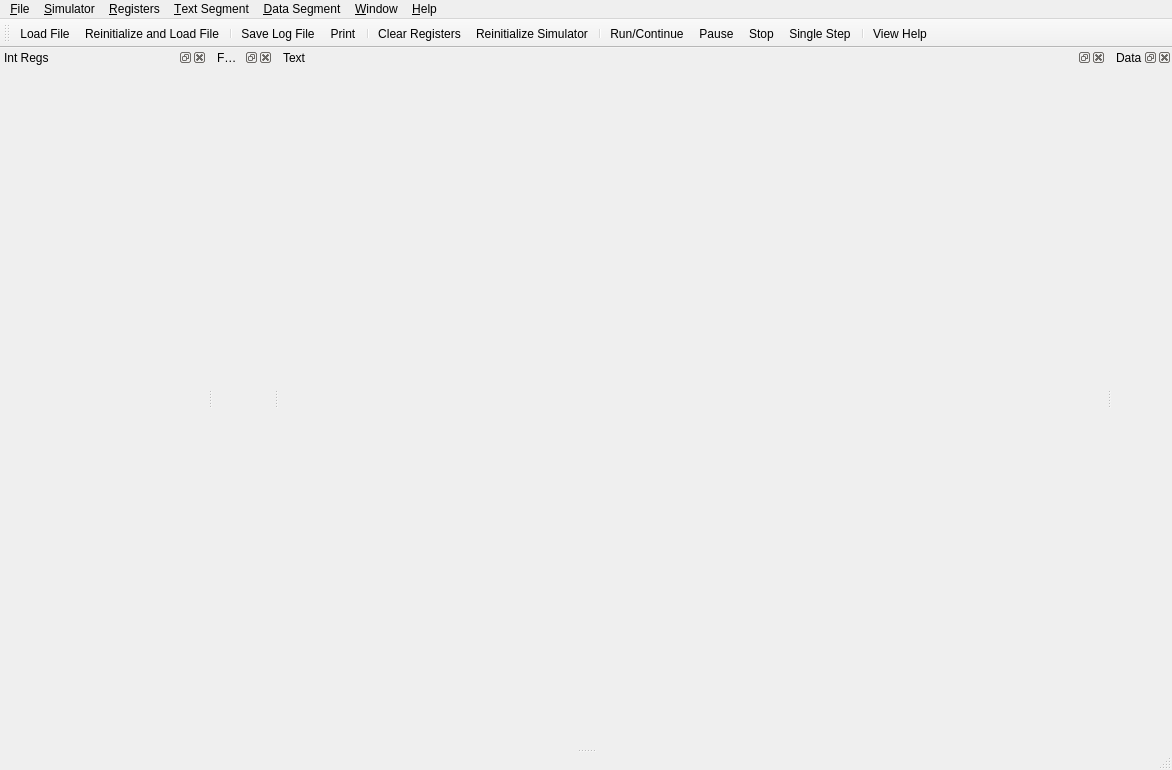
<?xml version="1.0" encoding="UTF-8"?>
<ui version="4.0">
 <class>SpimView</class>
 <widget class="QMainWindow" name="SpimView">
  <property name="geometry">
   <rect>
    <x>0</x>
    <y>0</y>
    <width>1172</width>
    <height>770</height>
   </rect>
  </property>
  <property name="windowTitle">
   <string>QtSpim UTD</string>
  </property>
  <property name="dockOptions">
   <set>QMainWindow::AnimatedDocks|QMainWindow::ForceTabbedDocks|QMainWindow::VerticalTabs</set>
  </property>
  <widget class="QTextEdit" name="centralWidget">
   <property name="undoRedoEnabled">
    <bool>false</bool>
   </property>
   <property name="readOnly">
    <bool>true</bool>
   </property>
  </widget>
  <widget class="QMenuBar" name="menuBar">
   <property name="geometry">
    <rect>
     <x>0</x>
     <y>0</y>
     <width>1172</width>
     <height>21</height>
    </rect>
   </property>
   <widget class="QMenu" name="menu_File">
    <property name="title">
     <string>&amp;File</string>
    </property>
    <widget class="QMenu" name="menuRecent_Files">
     <property name="title">
      <string>Recent Files</string>
     </property>
    </widget>
    <addaction name="action_File_Load"/>
    <addaction name="menuRecent_Files"/>
    <addaction name="action_File_Reload"/>
    <addaction name="separator"/>
    <addaction name="action_File_SaveLog"/>
    <addaction name="separator"/>
    <addaction name="action_File_Print"/>
    <addaction name="separator"/>
    <addaction name="action_File_Exit"/>
   </widget>
   <widget class="QMenu" name="menu_Simulator">
    <property name="title">
     <string>&amp;Simulator</string>
    </property>
    <addaction name="action_Sim_ClearRegisters"/>
    <addaction name="action_Sim_Reinitialize"/>
    <addaction name="separator"/>
    <addaction name="action_Sim_SetRunParameters"/>
    <addaction name="action_Sim_Run"/>
    <addaction name="action_Sim_Pause"/>
    <addaction name="action_Sim_Stop"/>
    <addaction name="action_Sim_SingleStep"/>
    <addaction name="separator"/>
    <addaction name="action_Sim_DisplaySymbols"/>
    <addaction name="separator"/>
    <addaction name="action_Sim_Settings"/>
   </widget>
   <widget class="QMenu" name="menu_Registers">
    <property name="title">
     <string>&amp;Registers</string>
    </property>
    <addaction name="action_Reg_DisplayBinary"/>
    <addaction name="action_Reg_DisplayHex"/>
    <addaction name="action_Reg_DisplayDecimal"/>
   </widget>
   <widget class="QMenu" name="menu_Text_Segment">
    <property name="title">
     <string>&amp;Text Segment</string>
    </property>
    <addaction name="action_Text_DisplayUserText"/>
    <addaction name="action_Text_DisplayKernelText"/>
    <addaction name="separator"/>
    <addaction name="action_Text_DisplayComments"/>
    <addaction name="action_Text_DisplayInstructionValue"/>
   </widget>
   <widget class="QMenu" name="menu_Data_Segment">
    <property name="title">
     <string>&amp;Data Segment</string>
    </property>
    <addaction name="action_Data_DisplayUserData"/>
    <addaction name="action_Data_DisplayUserStack"/>
    <addaction name="action_Data_DisplayKernelData"/>
    <addaction name="separator"/>
    <addaction name="separator"/>
    <addaction name="action_Data_DisplayBinary"/>
    <addaction name="action_Data_DisplayHex"/>
    <addaction name="action_Data_DisplayDecimal"/>
   </widget>
   <widget class="QMenu" name="menu_Window">
    <property name="title">
     <string>&amp;Window</string>
    </property>
    <addaction name="action_Win_IntRegisters"/>
    <addaction name="action_Win_FPRegisters"/>
    <addaction name="action_Win_TextSegment"/>
    <addaction name="action_Win_DataSegment"/>
    <addaction name="action_Win_Console"/>
    <addaction name="separator"/>
    <addaction name="action_Win_Tile"/>
    <addaction name="action_Win_Restore"/>
   </widget>
   <widget class="QMenu" name="menu_Help">
    <property name="title">
     <string>&amp;Help</string>
    </property>
    <addaction name="action_Help_ViewHelp"/>
    <addaction name="action_Help_AboutSPIM"/>
   </widget>
   <addaction name="menu_File"/>
   <addaction name="menu_Simulator"/>
   <addaction name="menu_Registers"/>
   <addaction name="menu_Text_Segment"/>
   <addaction name="menu_Data_Segment"/>
   <addaction name="menu_Window"/>
   <addaction name="menu_Help"/>
  </widget>
  <widget class="QStatusBar" name="statusBar"/>
  <widget class="QDockWidget" name="IntRegDockWidget">
   <property name="allowedAreas">
    <set>Qt::TopDockWidgetArea</set>
   </property>
   <property name="windowTitle">
    <string>Int Regs</string>
   </property>
   <attribute name="dockWidgetArea">
    <number>4</number>
   </attribute>
   <widget class="regTextEdit" name="IntRegTextEdit">
    <property name="minimumSize">
     <size>
      <width>200</width>
      <height>600</height>
     </size>
    </property>
    <property name="undoRedoEnabled" stdset="0">
     <bool>false</bool>
    </property>
    <property name="readOnly" stdset="0">
     <bool>true</bool>
    </property>
   </widget>
  </widget>
  <widget class="QDockWidget" name="FPRegDockWidget">
   <property name="allowedAreas">
    <set>Qt::TopDockWidgetArea</set>
   </property>
   <property name="windowTitle">
    <string>FP Regs</string>
   </property>
   <attribute name="dockWidgetArea">
    <number>4</number>
   </attribute>
   <widget class="regTextEdit" name="FPRegTextEdit">
    <property name="undoRedoEnabled" stdset="0">
     <bool>false</bool>
    </property>
    <property name="readOnly" stdset="0">
     <bool>true</bool>
    </property>
   </widget>
  </widget>
  <widget class="QDockWidget" name="TextSegDockWidget">
   <property name="sizePolicy">
    <sizepolicy hsizetype="Preferred" vsizetype="Preferred">
     <horstretch>0</horstretch>
     <verstretch>0</verstretch>
    </sizepolicy>
   </property>
   <property name="allowedAreas">
    <set>Qt::BottomDockWidgetArea|Qt::TopDockWidgetArea</set>
   </property>
   <property name="windowTitle">
    <string>Text</string>
   </property>
   <attribute name="dockWidgetArea">
    <number>4</number>
   </attribute>
   <widget class="textTextEdit" name="TextSegmentTextEdit">
    <property name="minimumSize">
     <size>
      <width>800</width>
      <height>600</height>
     </size>
    </property>
    <property name="undoRedoEnabled" stdset="0">
     <bool>false</bool>
    </property>
    <property name="readOnly" stdset="0">
     <bool>true</bool>
    </property>
   </widget>
  </widget>
  <widget class="QDockWidget" name="DataSegDockWidget">
   <property name="allowedAreas">
    <set>Qt::TopDockWidgetArea</set>
   </property>
   <property name="windowTitle">
    <string>Data</string>
   </property>
   <attribute name="dockWidgetArea">
    <number>4</number>
   </attribute>
   <widget class="dataTextEdit" name="DataSegmentTextEdit">
    <property name="undoRedoEnabled" stdset="0">
     <bool>false</bool>
    </property>
    <property name="readOnly" stdset="0">
     <bool>true</bool>
    </property>
   </widget>
  </widget>
  <widget class="QToolBar" name="toolBar">
   <property name="windowTitle">
    <string>toolBar</string>
   </property>
   <attribute name="toolBarArea">
    <enum>TopToolBarArea</enum>
   </attribute>
   <attribute name="toolBarBreak">
    <bool>false</bool>
   </attribute>
   <addaction name="action_File_Load"/>
   <addaction name="action_File_Reload"/>
   <addaction name="separator"/>
   <addaction name="action_File_SaveLog"/>
   <addaction name="action_File_Print"/>
   <addaction name="separator"/>
   <addaction name="action_Sim_ClearRegisters"/>
   <addaction name="action_Sim_Reinitialize"/>
   <addaction name="separator"/>
   <addaction name="action_Sim_Run"/>
   <addaction name="action_Sim_Pause"/>
   <addaction name="action_Sim_Stop"/>
   <addaction name="action_Sim_SingleStep"/>
   <addaction name="separator"/>
   <addaction name="action_Help_ViewHelp"/>
  </widget>
  <action name="action_File_Load">
   <property name="icon">
    <iconset resource="windows_images.qrc">
     <normaloff>:/icons/LoadFile.png</normaloff>:/icons/LoadFile.png</iconset>
   </property>
   <property name="text">
    <string>&amp;Load File</string>
   </property>
  </action>
  <action name="action_File_SaveLog">
   <property name="icon">
    <iconset resource="windows_images.qrc">
     <normaloff>:/icons/SaveLog.png</normaloff>:/icons/SaveLog.png</iconset>
   </property>
   <property name="text">
    <string>&amp;Save Log File</string>
   </property>
  </action>
  <action name="action_File_Exit">
   <property name="text">
    <string>&amp;Exit</string>
   </property>
  </action>
  <action name="action_Sim_ClearRegisters">
   <property name="icon">
    <iconset resource="windows_images.qrc">
     <normaloff>:/icons/ClearRegs.png</normaloff>:/icons/ClearRegs.png</iconset>
   </property>
   <property name="text">
    <string>&amp;Clear Registers</string>
   </property>
  </action>
  <action name="action_Sim_Reinitialize">
   <property name="icon">
    <iconset resource="windows_images.qrc">
     <normaloff>:/icons/Reinit.png</normaloff>:/icons/Reinit.png</iconset>
   </property>
   <property name="text">
    <string>Re&amp;initialize Simulator</string>
   </property>
  </action>
  <action name="action_File_Reload">
   <property name="icon">
    <iconset resource="windows_images.qrc">
     <normaloff>:/icons/ReloadFile.png</normaloff>:/icons/ReloadFile.png</iconset>
   </property>
   <property name="text">
    <string>Re&amp;initialize and Load File</string>
   </property>
  </action>
  <action name="action_Sim_SetRunParameters">
   <property name="text">
    <string>Run &amp;Parameters</string>
   </property>
  </action>
  <action name="action_Sim_Run">
   <property name="icon">
    <iconset resource="windows_images.qrc">
     <normaloff>:/icons/Run.png</normaloff>:/icons/Run.png</iconset>
   </property>
   <property name="text">
    <string>&amp;Run/Continue</string>
   </property>
   <property name="shortcut">
    <string>F5</string>
   </property>
  </action>
  <action name="action_Sim_Pause">
   <property name="icon">
    <iconset resource="windows_images.qrc">
     <normaloff>:/icons/Pause.png</normaloff>:/icons/Pause.png</iconset>
   </property>
   <property name="text">
    <string>&amp;Pause</string>
   </property>
  </action>
  <action name="action_Sim_Stop">
   <property name="icon">
    <iconset resource="windows_images.qrc">
     <normaloff>:/icons/Stop.png</normaloff>:/icons/Stop.png</iconset>
   </property>
   <property name="text">
    <string>&amp;Stop</string>
   </property>
   <property name="shortcut">
    <string/>
   </property>
  </action>
  <action name="action_Sim_SingleStep">
   <property name="icon">
    <iconset resource="windows_images.qrc">
     <normaloff>:/icons/SingleStep.png</normaloff>:/icons/SingleStep.png</iconset>
   </property>
   <property name="text">
    <string>&amp;Single Step</string>
   </property>
   <property name="shortcut">
    <string>F10</string>
   </property>
  </action>
  <action name="action_Sim_DisplaySymbols">
   <property name="text">
    <string>&amp;Display Symbols</string>
   </property>
  </action>
  <action name="action_Sim_Settings">
   <property name="icon">
    <iconset resource="windows_images.qrc">
     <normaloff>:/icons/Settings.png</normaloff>:/icons/Settings.png</iconset>
   </property>
   <property name="text">
    <string>Settings</string>
   </property>
  </action>
  <action name="action_Reg_DisplayBinary">
   <property name="checkable">
    <bool>true</bool>
   </property>
   <property name="text">
    <string>Binary</string>
   </property>
  </action>
  <action name="action_Reg_DisplayHex">
   <property name="checkable">
    <bool>true</bool>
   </property>
   <property name="text">
    <string>Hex</string>
   </property>
  </action>
  <action name="action_Reg_DisplayDecimal">
   <property name="checkable">
    <bool>true</bool>
   </property>
   <property name="text">
    <string>Decimal</string>
   </property>
  </action>
  <action name="action_Text_DisplayUserText">
   <property name="checkable">
    <bool>true</bool>
   </property>
   <property name="text">
    <string>User Text</string>
   </property>
  </action>
  <action name="action_Text_DisplayKernelText">
   <property name="checkable">
    <bool>true</bool>
   </property>
   <property name="text">
    <string>Kernel Text</string>
   </property>
  </action>
  <action name="action_Text_DisplayComments">
   <property name="checkable">
    <bool>true</bool>
   </property>
   <property name="text">
    <string>Comments</string>
   </property>
  </action>
  <action name="action_Text_DisplayInstructionValue">
   <property name="checkable">
    <bool>true</bool>
   </property>
   <property name="text">
    <string>Instruction Value</string>
   </property>
  </action>
  <action name="action_Data_DisplayUserData">
   <property name="checkable">
    <bool>true</bool>
   </property>
   <property name="text">
    <string>User Data</string>
   </property>
  </action>
  <action name="action_Data_DisplayUserStack">
   <property name="checkable">
    <bool>true</bool>
   </property>
   <property name="text">
    <string>User Stack</string>
   </property>
  </action>
  <action name="action_Data_DisplayKernelData">
   <property name="checkable">
    <bool>true</bool>
   </property>
   <property name="text">
    <string>Kernel Data</string>
   </property>
  </action>
  <action name="action_Data_DisplayBinary">
   <property name="checkable">
    <bool>true</bool>
   </property>
   <property name="text">
    <string>Binary</string>
   </property>
  </action>
  <action name="action_Data_DisplayHex">
   <property name="checkable">
    <bool>true</bool>
   </property>
   <property name="text">
    <string>Hex</string>
   </property>
  </action>
  <action name="action_Data_DisplayDecimal">
   <property name="checkable">
    <bool>true</bool>
   </property>
   <property name="text">
    <string>Decimal</string>
   </property>
  </action>
  <action name="action_Win_IntRegisters">
   <property name="checkable">
    <bool>true</bool>
   </property>
   <property name="text">
    <string>Integer Registers</string>
   </property>
  </action>
  <action name="action_Win_FPRegisters">
   <property name="checkable">
    <bool>true</bool>
   </property>
   <property name="text">
    <string>FP Registers</string>
   </property>
  </action>
  <action name="action_Win_TextSegment">
   <property name="checkable">
    <bool>true</bool>
   </property>
   <property name="text">
    <string>Text Segment</string>
   </property>
  </action>
  <action name="action_Win_DataSegment">
   <property name="checkable">
    <bool>true</bool>
   </property>
   <property name="text">
    <string>Data Segment</string>
   </property>
  </action>
  <action name="action_Win_Console">
   <property name="checkable">
    <bool>true</bool>
   </property>
   <property name="text">
    <string>Console</string>
   </property>
  </action>
  <action name="action_Win_Tile">
   <property name="text">
    <string>Tile</string>
   </property>
  </action>
  <action name="action_Win_Restore">
   <property name="text">
    <string>Restore to default</string>
   </property>
  </action>
  <action name="action_Help_ViewHelp">
   <property name="icon">
    <iconset resource="windows_images.qrc">
     <normaloff>:/icons/Help.png</normaloff>:/icons/Help.png</iconset>
   </property>
   <property name="text">
    <string>View Help</string>
   </property>
  </action>
  <action name="action_Help_AboutSPIM">
   <property name="text">
    <string>About QtSpim</string>
   </property>
  </action>
  <action name="action_File_Print">
   <property name="icon">
    <iconset resource="windows_images.qrc">
     <normaloff>:/icons/Print.png</normaloff>:/icons/Print.png</iconset>
   </property>
   <property name="text">
    <string>Print</string>
   </property>
  </action>
 </widget>
 <layoutdefault spacing="6" margin="11"/>
 <customwidgets>
  <customwidget>
   <class>textTextEdit</class>
   <extends>QWidget</extends>
   <header>texttextedit.h</header>
  </customwidget>
  <customwidget>
   <class>dataTextEdit</class>
   <extends>QWidget</extends>
   <header>datatextedit.h</header>
  </customwidget>
  <customwidget>
   <class>regTextEdit</class>
   <extends>QWidget</extends>
   <header>regtextedit.h</header>
  </customwidget>
 </customwidgets>
 <resources>
  <include location="windows_images.qrc"/>
 </resources>
 <connections/>
</ui>
